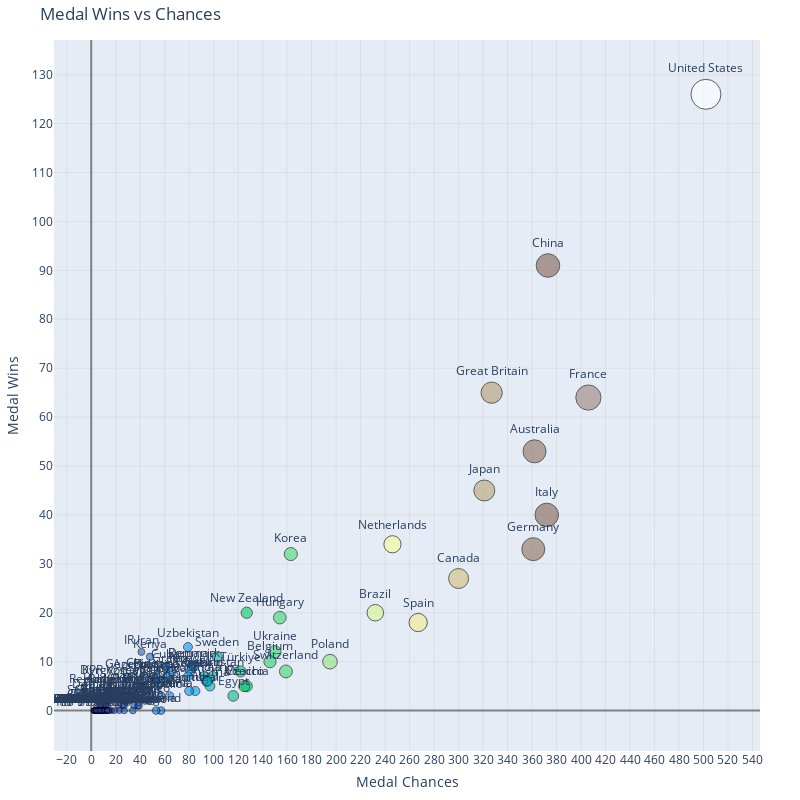

Notebook code cell kept with this figure:
### Markdown cell above
#### 3.1 Medal Wins vs Chances

### Code cell
# Setup
config = {
    # Data
    "name_col": "country",
    "size_col": "entries",
    "color_col": "entries",
    "x_axis_col": "entries",
    "y_axis_col": "total_medals",
    # Labels
    "title": "Medal Wins vs Chances",
    "x_axis_title": "Medal Chances",
    "y_axis_title": "Medal Wins",
    # Formatting
    "min_point_size": 5,
    "max_point_size": 30,
    "x_axis_dtick": 20,
    "y_axis_dtick": 10,
    "width": 800,
    "height": 800
}

# Plot and save html version
fig = plotly_scatter_v1(rate_df, config)
fig.write_html("md/olympic_medals/medal_wins_vs_chances.html")
